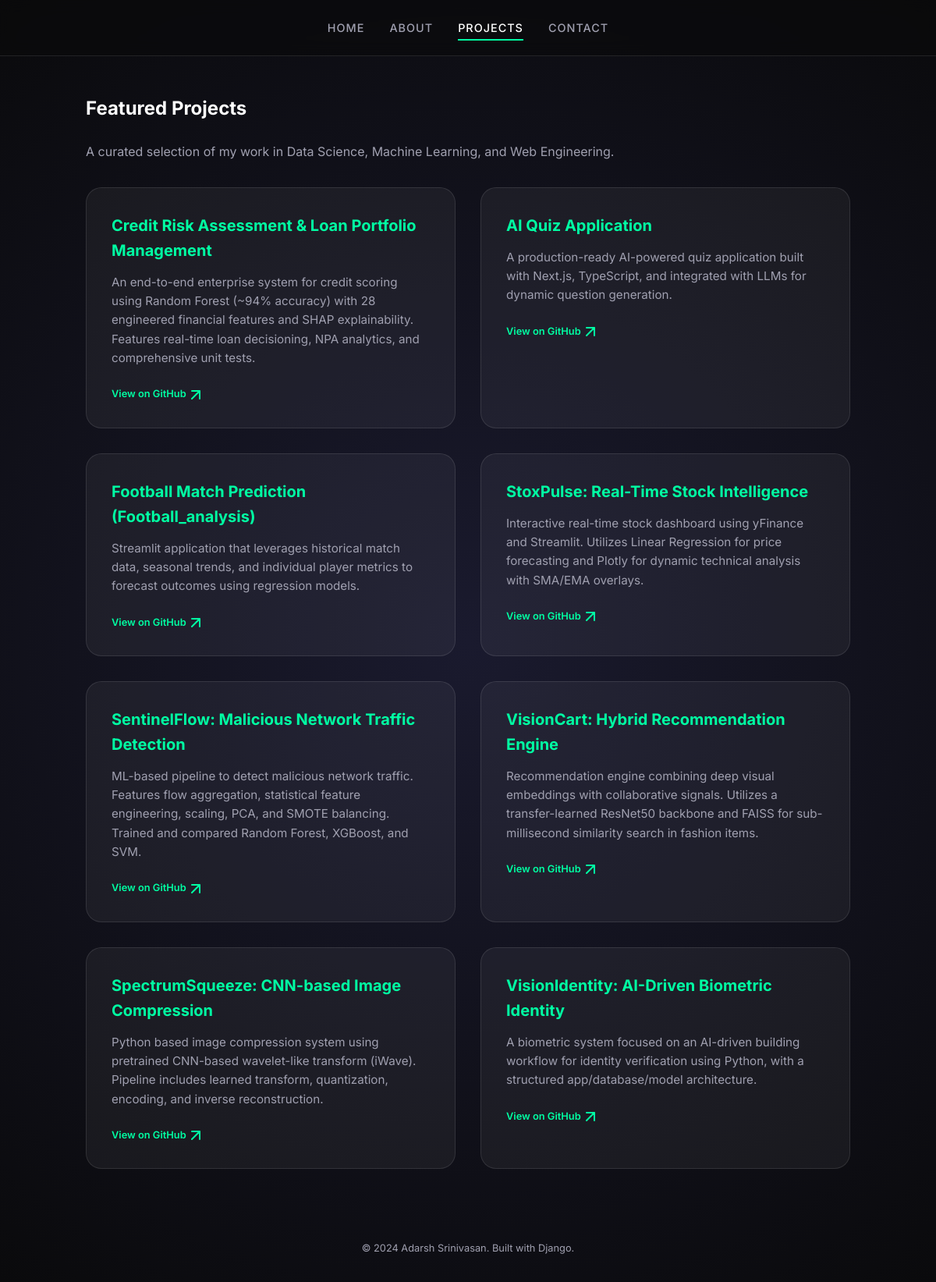
/projects/, run on the app's committed database.
### main/models.py (models this page shows, shortened)
class Project(models.Model):
    title = models.CharField(max_length=100)
    description = models.TextField()
    github_link = models.URLField(blank=True, null=True)

### main/views.py (the view)
# urls.py: path('projects/', views.projects, name='projects'),  # ← NEW
def projects(request):
    all_projects = Project.objects.all()
    return render(request, 'main/projects.html', {'projects': all_projects})

### main/templates/main/projects.html
{% extends 'main/base.html' %}
{% block content %}
<section>
    <h2>Featured Projects</h2>
    <p style="color: var(--text-muted); margin-bottom: 2rem;">A curated selection of my work in Data Science, Machine Learning, and Web Engineering.</p>
    <div class="projects-grid">
        {% for project in projects %}
            <article class="project-box">
                <h3>{{ project.title }}</h3>
                <p>{{ project.description }}</p>
                <div style="margin-top: 1.5rem; display: flex; align-items: center; gap: 0.5rem; color: var(--primary); font-size: 0.8rem; font-weight: 600;">
                    {% if project.github_link %}
                        <a href="{{ project.github_link }}" target="_blank" style="color: var(--primary); text-decoration: none; display: flex; align-items: center; gap: 0.4rem;">
                            <span>View on GitHub</span>
                            <svg width="12" height="12" viewBox="0 0 12 12" fill="none" xmlns="http://www.w3.org/2000/svg">
                                <path d="M1 11L11 1M11 1H1M11 1V11" stroke="currentColor" stroke-width="2" stroke-linecap="round" stroke-linejoin="round"/>
                            </svg>
                        </a>
                    {% else %}
                        <span>Project Demo</span>
                    {% endif %}
                </div>
            </article>
        {% empty %}
            <p>No projects added yet. Check back soon!</p>
        {% endfor %}
    </div>
</section>
{% endblock %}

### main/static/main/styles.css (style rules this page uses)
:root { --primary: #00ffa3; --secondary: #00d2ff; --bg-dark: #0a0a0c; --card-bg: rgba(255, 255, 255, 0.05); --text-main: #ffffff; --text-muted: #a0a0b0; --glass-border: rgba(255, 255, 255, 0.1); }
* { margin: 0; padding: 0; box-sizing: border-box; }
body { font-family: 'Inter', sans-serif; background-color: var(--bg-dark); color: var(--text-main); line-height: 1.6; overflow-x: hidden; }
h1, h2, h3 { margin-bottom: 1.5rem; color: #fff; font-weight: 700; }
.projects-grid { display: grid; grid-template-columns: repeat(auto-fit, minmax(320px, 1fr)); gap: 2rem; margin-top: 2rem; }
.project-box { background: var(--card-bg); padding: 2rem; border-radius: 20px; border: 1px solid var(--glass-border); transition: all 0.4s ease; cursor: default; }
.project-box h3 { font-size: 1.25rem; margin-bottom: 0.8rem; color: var(--primary); }
.project-box p { font-size: 0.95rem; color: var(--text-muted); }

### data on the page
Project: title "Credit Risk Assessment & Loan Portfolio Management", description "An end-to-end enterprise system for credit scoring using Random Forest (~94% accuracy) with 28 engineered financial features and SHAP explainability. Features real-time loan decisioning, NPA analytics, and comprehensive unit tests."
Project: title "AI Quiz Application", description "A production-ready AI-powered quiz application built with Next.js, TypeScript, and integrated with LLMs for dynamic question generation."
Project: title "Football Match Prediction (Football_analysis)", description "Streamlit application that leverages historical match data, seasonal trends, and individual player metrics to forecast outcomes using regression models."
Project: title "StoxPulse: Real-Time Stock Intelligence", description "Interactive real-time stock dashboard using yFinance and Streamlit. Utilizes Linear Regression for price forecasting and Plotly for dynamic technical analysis with SMA/EMA overlays."
Project: title "SentinelFlow: Malicious Network Traffic Detection", description "ML-based pipeline to detect malicious network traffic. Features flow aggregation, statistical feature engineering, scaling, PCA, and SMOTE balancing. Trained and compared Random Forest, XGBoost, and SVM."
Project: title "VisionCart: Hybrid Recommendation Engine", description "Recommendation engine combining deep visual embeddings with collaborative signals. Utilizes a transfer-learned ResNet50 backbone and FAISS for sub-millisecond similarity search in fashion items."
Project: title "SpectrumSqueeze: CNN-based Image Compression", description "Python based image compression system using pretrained CNN-based wavelet-like transform (iWave). Pipeline includes learned transform, quantization, encoding, and inverse reconstruction."
Project: title "VisionIdentity: AI-Driven Biometric Identity", description "A biometric system focused on an AI-driven building workflow for identity verification using Python, with a structured app/database/model architecture."
